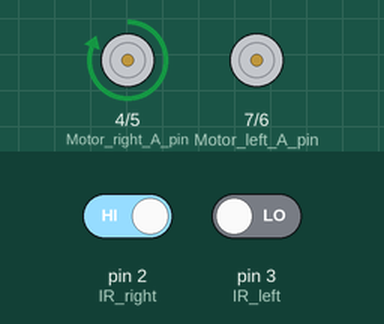
Recording of a sketch running on a simulated Arduino Uno, built with avr-gcc and run on an emulated ATmega328P. Shown: motor-driver pin pairs drawn as motors (green arrow = first pin HIGH = forward, orange = second pin HIGH = backward, longer = more drive). Inputs (shaded band) come from the test bench; at power-on: pin 2 (IR_right) HIGH, pin 3 (IR_left) LOW.

Above: at 1.2 s.
1.3 s: pin 2 (IR_right) driven LOW
At 1.7 s:
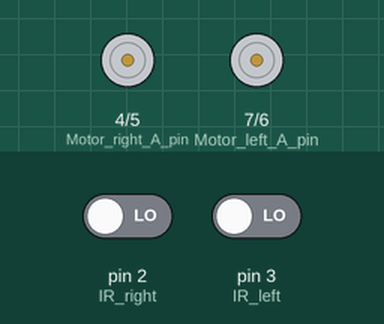
2.8 s: pin 3 (IR_left) driven HIGH
At 4.0 s:
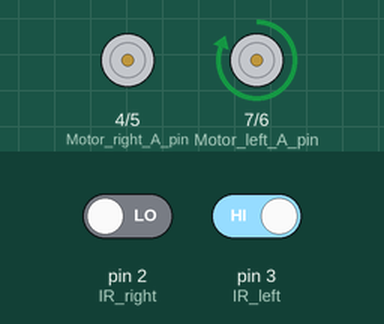
4.3 s: pin 2 (IR_right) driven HIGH
At 5.2 s:
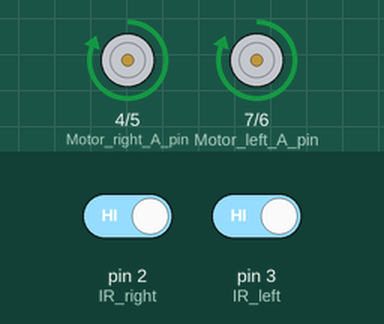
5.8 s: pin 3 (IR_left) driven LOW
At 6.3 s:
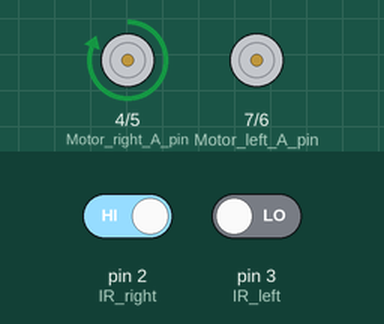
Timing chart, 0 to 8.3 s (numbered marks = the images above; inputs shaded):
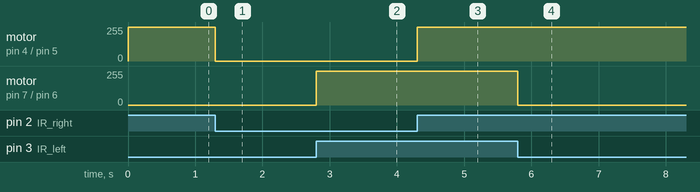

Measured:
- after the input at 1.3 s, motor on pin 4 (Motor_right_A_pin) / pin 5 (Motor_right_B_pin): forward 255/255 → stopped at once
- after the input at 2.8 s, motor on pin 7 (Motor_left_A_pin) / pin 6 (Motor_left_B_pin): stopped → forward 255/255 at once
- after the input at 4.3 s, motor on pin 4 (Motor_right_A_pin) / pin 5 (Motor_right_B_pin): stopped → forward 255/255 at once
- after the input at 5.8 s, motor on pin 7 (Motor_left_A_pin) / pin 6 (Motor_left_B_pin): forward 255/255 → stopped at once

The sketch:

sketch_jun28a_Line_Follower.ino
```cpp
#define WHITE 1
#define BLACK 0

#define IR_left 3
#define IR_right 2


// #define Motor_driver_enable 1
// #define Motor_driver_standby 0

#define Motor_left_A_pin 7
#define Motor_left_B_pin 6
// #define Motor_stanby_pin 18
#define Motor_right_A_pin 4
#define Motor_right_B_pin 5


void setup()
{
  // Serial.begin(9600);
  // IR sensors
  pinMode(IR_left, INPUT);
  pinMode(IR_right, INPUT);


  // left motor
  pinMode(Motor_left_A_pin, OUTPUT);
  pinMode(Motor_left_B_pin, OUTPUT);

  // pinMode(Motor_stanby_pin, OUTPUT);

  // right motor
  pinMode(Motor_right_A_pin, OUTPUT);
  pinMode(Motor_right_B_pin, OUTPUT);
}
//////////////////////////////////////////////////////////////////////////////////////////////////
void loop()
{
  int l = digitalRead(IR_left);
  int r = digitalRead(IR_right);

  if(l== WHITE && r==WHITE)
  {
    motion_Forward();
  }

  if(l==BLACK && r==WHITE)
  {
    motion_Left();
  }

  if(l==WHITE && r==BLACK)
  {
    motion_Right();
  }

  if(l==BLACK && r==BLACK)
  {
    motion_Stop();
  }
}
//////////////////////////////////////////////////////////////////////////////////////////////
void motion_Forward (void)
{
  digitalWrite(Motor_left_A_pin, HIGH);
  digitalWrite(Motor_left_B_pin, LOW);

  digitalWrite(Motor_right_A_pin, HIGH);
  digitalWrite(Motor_right_B_pin, LOW);

  // digitalWrite(Motor_stanby_pin, Motor_driver_enable );

}

// void motion_Reverse (void)
// {
//   digitalWrite(Motor_left_A_pin, 0;
//   digitalWrite(Motor_left_B_pin, 1);

//   digitalWrite(Motor_right_A_pin, 0);
//   digitalWrite(Motor_right_B_pin, 1);

//   // digitalWrite(Motor_stanby_pin, Motor_driver_enable );

// }

void motion_Stop (void)
{
  digitalWrite(Motor_left_A_pin, LOW);
  digitalWrite(Motor_left_B_pin, LOW);

  digitalWrite(Motor_right_A_pin, LOW);
  digitalWrite(Motor_right_B_pin, LOW);

  // digitalWrite(Motor_stanby_pin, Motor_driver_enable );

}

void motion_Left (void)
{
  digitalWrite(Motor_left_A_pin, LOW);
  digitalWrite(Motor_left_B_pin, LOW);

  digitalWrite(Motor_right_A_pin, HIGH);
  digitalWrite(Motor_right_B_pin, LOW);

  // digitalWrite(Motor_stanby_pin, Motor_driver_enable );

}

void motion_Right (void)
{
  digitalWrite(Motor_left_A_pin, HIGH);
  digitalWrite(Motor_left_B_pin, LOW);

  digitalWrite(Motor_right_A_pin, LOW);
  digitalWrite(Motor_right_B_pin, LOW);

  // digitalWrite(Motor_stanby_pin, Motor_driver_enable );

}
```
